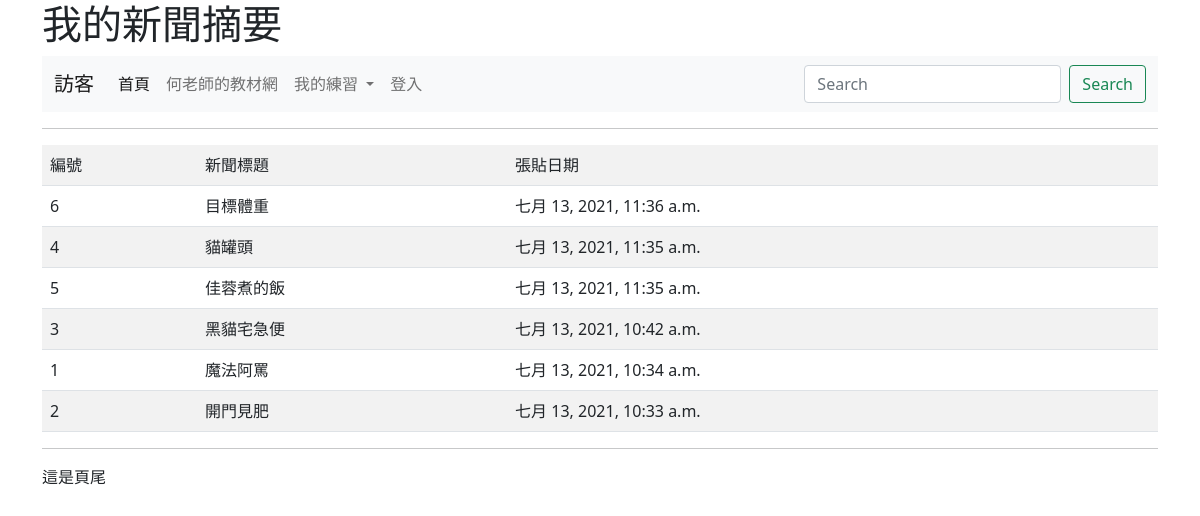
Page /news/ on the committed database.
### mysite/models.py (models this page shows, shortened)
class Post(models.Model):
	title = models.CharField(max_length=200)
	contents = models.TextField()
	pub_date = models.DateTimeField(default=timezone.now)
	class Meta:
		ordering = ('-pub_date',)

### mysite/views.py (the view)
# urls.py: path('news/',views.news),
def news(request):
	posts = Post.objects.all()
	return render(request, "news.html", locals())

### template/news.html (shortened to what this page needs)
{% extends "base.html" %}
{% block main %}
	<hr>
	<table class="table table-striped">
		<tr>
			<td>編號</td><td>新聞標題</td><td>張貼日期</td>
		</tr>
	{% for post in posts %}
	   <tr>
	   		<td>{{ post.id }}</td>
	   		<td>
	   			{% if request.user.is_authenticated %}
	   				<a href ="/show/{{ post.id }}/">{{ post.title }}</a></td>
	   			{% else %}
	   				{{ post.title }}
	   			{% endif %}
	   		</td>
	   		<td>{{ post.pub_date }}</td>
	   	</tr>
	{% endfor %}
	</table>
{% endblock %}

### rows in the picture
Post: id "6", title "目標體重", pub_date "七月 13, 2021, 11:36 a.m."
Post: id "4", title "貓罐頭", pub_date "七月 13, 2021, 11:35 a.m."
Post: id "5", title "佳蓉煮的飯", pub_date "七月 13, 2021, 11:35 a.m."
Post: id "3", title "黑貓宅急便", pub_date "七月 13, 2021, 10:42 a.m."
Post: id "1", title "魔法阿罵", pub_date "七月 13, 2021, 10:34 a.m."
Post: id "2", title "開門見肥", pub_date "七月 13, 2021, 10:33 a.m."
